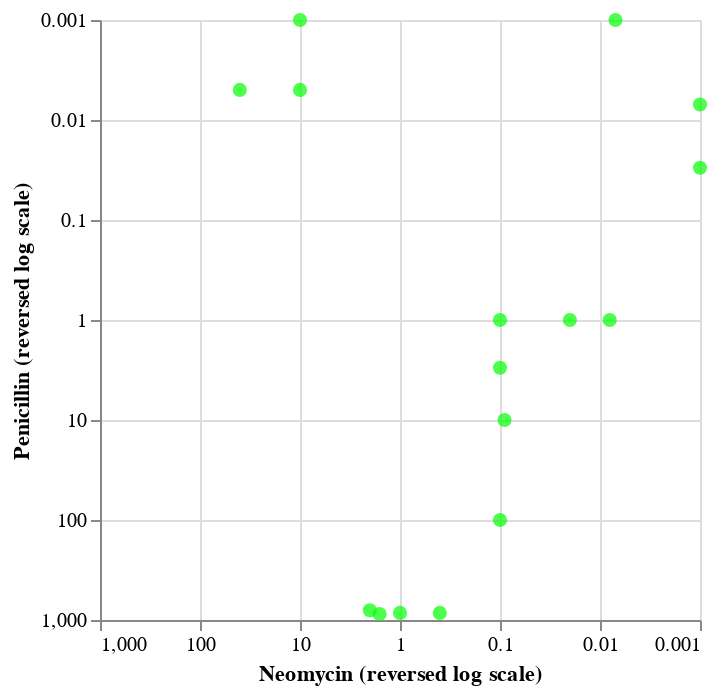

This figure's notebook cell:
### Code cell
# damit Proportionen und Skalen passen
alt.Chart(df).mark_circle(color="lime", size=50).encode(
    alt.X("Neomycin:Q", 
          scale=alt.Scale(type="log", domain=[0.001, 1000]), 
          sort="descending",
          axis = alt.Axis(tickCount=5),
          title = "Neomycin (reversed log scale)"
          ),
    alt.Y("Penicillin:Q", 
          scale=alt.Scale(type="log", domain=[0.001, 1000]), 
          sort="descending",
          axis = alt.Axis(tickCount=5),
          title = "Penicillin (reversed log scale)"
          )
).properties(
    width = 300,
    height = 300
)

### Figure 1 — Vega-Lite specification as saved in the notebook (floating-point values rounded to 4 significant figures)
{"$schema": "https://vega.github.io/schema/vega-lite/v4.8.1.json", "config": {"view": {"continuousHeight": 300, "continuousWidth": 400}}, "data": {"name": "data-8833440f737304311e72aeeffd7b9881"}, "datasets": {"data-8833440f737304311e72aeeffd7b9881": [{"Bacteria": "Aerobacter aerogenes", "Genus": "other", "Gram_Staining": "negative", "Neomycin": 1.6, "Penicillin": 870, "Streptomycin": 1}, {"Bacteria": "Bacillus anthracis", "Genus": "other", "Gram_Staining": "positive", "Neomycin": 0.007, "Penicillin": 0.001, "Streptomycin": 0.01}, {"Bacteria": "Brucella abortus", "Genus": "other", "Gram_Staining": "negative", "Neomycin": 0.02, "Penicillin": 1, "Streptomycin": 2}, {"Bacteria": "Diplococcus pneumoniae", "Genus": "other", "Gram_Staining": "positive", "Neomycin": 10, "Penicillin": 0.005, "Streptomycin": 11}, {"Bacteria": "Escherichia coli", "Genus": "other", "Gram_Staining": "negative", "Neomycin": 0.1, "Penicillin": 100, "Streptomycin": 0.4}, {"Bacteria": "Klebsiella pneumoniae", "Genus": "other", "Gram_Staining": "negative", "Neomycin": 1, "Penicillin": 850, "Streptomycin": 1.2}, {"Bacteria": "Mycobacterium tuberculosis", "Genus": "other", "Gram_Staining": "negative", "Neomycin": 2, "Penicillin": 800, "Streptomycin": 5}, {"Bacteria": "Proteus vulgaris", "Genus": "other", "Gram_Staining": "negative", "Neomycin": 0.1, "Penicillin": 3, "Streptomycin": 0.1}, {"Bacteria": "Pseudomonas aeruginosa", "Genus": "other", "Gram_Staining": "negative", "Neomycin": 0.4, "Penicillin": 850, "Streptomycin": 2}, {"Bacteria": "Salmonella (Eberthella) typhosa", "Genus": "Salmonella", "Gram_Staining": "negative", "Neomycin": 0.008, "Penicillin": 1, "Streptomycin": 0.4}, {"Bacteria": "Salmonella schottmuelleri", "Genus": "Salmonella", "Gram_Staining": "negative", "Neomycin": 0.09, "Penicillin": 10, "Streptomycin": 0.8}, {"Bacteria": "Staphylococcus albus", "Genus": "Staphylococcus", "Gram_Staining": "positive", "Neomycin": 0.001, "Penicillin": 0.007, "Streptomycin": 0.1}, {"Bacteria": "Staphylococcus aureus", "Genus": "Staphylococcus", "Gram_Staining": "positive", "Neomycin": 0.001, "Penicillin": 0.03, "Streptomycin": 0.03}, {"Bacteria": "Streptococcus fecalis", "Genus": "Streptococcus", "Gram_Staining": "positive", "Neomycin": 0.1, "Penicillin": 1, "Streptomycin": 1}, {"Bacteria": "Streptococcus hemolyticus", "Genus": "Streptococcus", "Gram_Staining": "positive", "Neomycin": 10, "Penicillin": 0.001, "Streptomycin": 14}, {"Bacteria": "Streptococcus viridans", "Genus": "Streptococcus", "Gram_Staining": "positive", "Neomycin": 40, "Penicillin": 0.005, "Streptomycin": 10}]}, "encoding": {"x": {"axis": {"tickCount": 5}, "field": "Neomycin", "scale": {"domain": [0.001, 1000], "type": "log"}, "sort": "descending", "title": "Neomycin (reversed log scale)", "type": "quantitative"}, "y": {"axis": {"tickCount": 5}, "field": "Penicillin", "scale": {"domain": [0.001, 1000], "type": "log"}, "sort": "descending", "title": "Penicillin (reversed log scale)", "type": "quantitative"}}, "height": 300, "mark": {"color": "lime", "size": 50, "type": "circle"}, "width": 300}
